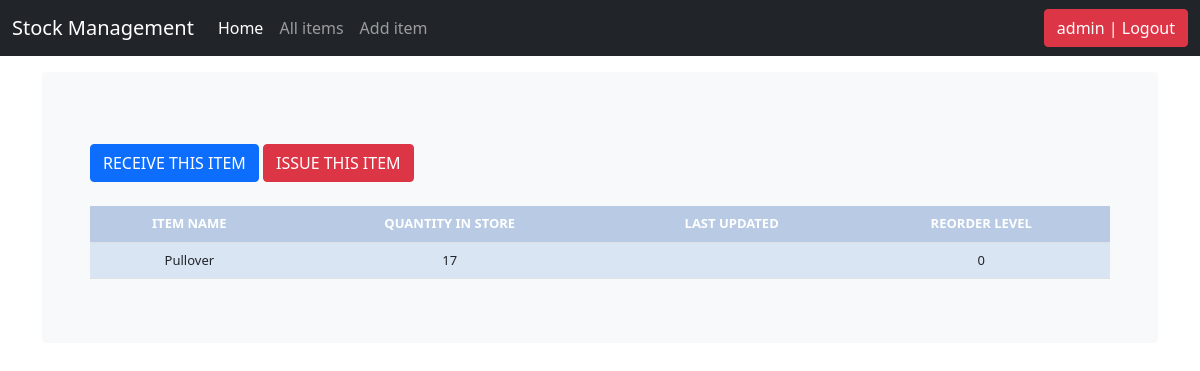
Screenshot of /stock_detail/2/ (signed in) with the database file from the repository.
### stock_management/models.py (models this page shows, shortened)
class Stock(models.Model):
    category = models.ForeignKey(Category, on_delete=models.CASCADE, blank=True)
    item_name = models.CharField(max_length=50, blank=True, null=True)
    quantity = models.IntegerField(default='0', blank=False, null=True)
    receive_quantity = models.IntegerField(default='0', blank=True, null=True)
    receive_by = models.CharField(max_length=50, blank=True, null=True)
    issue_quantity = models.IntegerField(default='0', blank=True, null=True)
    issue_by = models.CharField(max_length=50, blank=True, null=True)
    issue_to = models.CharField(max_length=50, blank=True, null=True)
    phone_number = models.CharField(max_length=50, blank=True, null=True)
    created_by = models.CharField(max_length=50, blank=True, null=True)
    reorder_level = models.IntegerField(default='0', blank=True, null=True)
    last_update = models.DateTimeField(auto_now_add=False, auto_now=True)
    timestamp = models.DateTimeField(auto_now_add=True, auto_now=False)

### stock_management/views.py (the view)
# urls.py: path('stock_detail/<str:pk>/', views.stock_detail, name="stock_detail"),
def stock_detail(request, pk):
    queryset = Stock.objects.get(id=pk)
    context = {
        "queryset": queryset,
    }
    return render(request, "stock_management/detail.html", context)

### stock_management/templates/stock_management/detail.html (shortened to what this page needs)
{% load static %}
{% load crispy_forms_tags %}
<!DOCTYPE html>
<html lang="en">
<head>
    <link href="{% static 'css/style.css' %}" rel="stylesheet">
    <link href="https://cdn.jsdelivr.net/npm/bootstrap@5.0.0-beta3/dist/css/bootstrap.min.css" rel="stylesheet"
>
    <link href="{% static 'css/navbar-top-fixed.css' %}" rel="stylesheet">
</head>
<body>
{% include 'stock_management/navbar.html' %}
<main role="main" class="container">
    <div class="bg-light p-5 rounded">
        <br>
        <a href="{% url 'receive_items' queryset.id %}"><div class='btn btn-primary'>RECEIVE THIS ITEM</div></a>
        <a href="{% url 'issue_items' queryset.id %}"><div class='btn btn-danger'>ISSUE THIS ITEM</div></a>
        <br><br>
        <div class="display_table">
          <table class='table'>
                  <tr>
                    <th>ITEM NAME</th>
                    <th>QUANTITY IN STORE</th>
                    <th>LAST UPDATED</th>
                    <th>REORDER LEVEL</th>
                  </tr>
                  <tr>
                    <td>{{queryset.item_name}}</td>
                    <td>{{queryset.quantity}}</td>
                    <td>{{queryset.last_updated}}</td>
                    <td>{{queryset.reorder_level}}</td>
                  </tr>
          </table>
        </div>
    </div>
</main>
</body>
</html>

### stock_management/templates/stock_management/navbar.html (shortened to what this page needs)
<nav class="navbar navbar-expand-md navbar-dark fixed-top bg-dark">
  <div class="container-fluid">
    <a class="navbar-brand" href="#">Stock Management</a>
    <div class="collapse navbar-collapse" id="navbarCollapse">
      <ul class="navbar-nav me-auto mb-2 mb-md-0">
        <li class="nav-item">
          <a class="nav-link active" aria-current="page" href="/">Home</a>
        </li>
        {% if request.user.is_authenticated %}
        <li class="nav-item">
          <a class="nav-link" href="/items_list">All items</a>
        </li>
        <li class="nav-item">
          <a class="nav-link" href="/add_item">Add item</a>
        </li>
        {% endif %}
      </ul>
      <ul class="navbar-nav">
        {% if request.user.is_authenticated %}
        <li><a href="/accounts/logout"><button class="btn btn-danger">{{ user }} | Logout</button></a></li>
        {% else %}
        <li><a href="/accounts/login">Login</a></li>
        {% endif %}
    </ul>
    </div>
  </div>
</nav>

### stock_management/static/css/style.css (style rules this page uses)
body { background-color: #34eb6b; }
.table { font-size: 13px; text-align: center; width: 95%; margin: auto; }
.table tr:nth-child(odd) { background: #B8CAE4; }
.table tr:nth-child(even) { background: #dae5f4; }
th { background-color: #386DB9; color: white; }

### stock_management/static/css/navbar-top-fixed.css (style rules this page uses)
body { min-height: 75rem; padding-top: 4.5rem; }

### rows the page displays
Stock: item_name "Pullover", quantity "17", reorder_level "0"

### other values shown
{{ user }} "admin"
